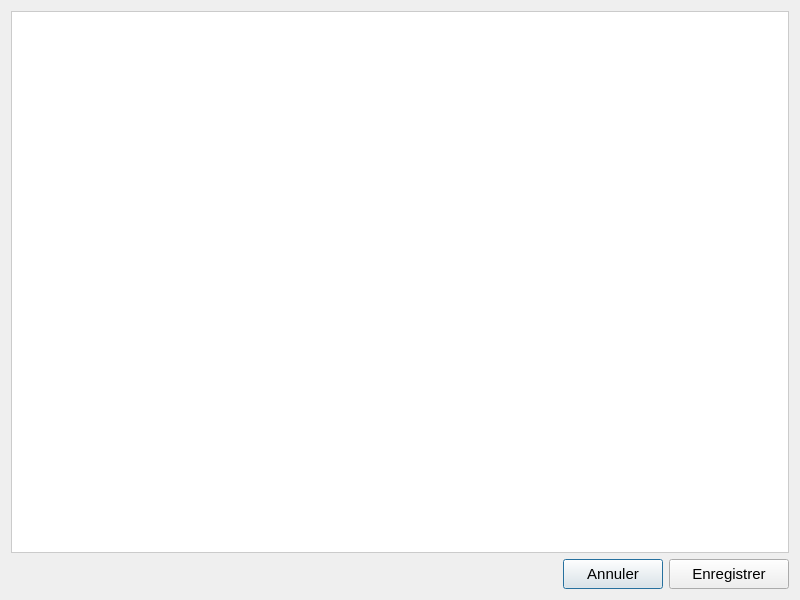
<?xml version="1.0" encoding="UTF-8"?>
<ui version="4.0">
 <class>Dialog</class>
 <widget class="QDialog" name="Dialog">
  <property name="geometry">
   <rect>
    <x>0</x>
    <y>0</y>
    <width>800</width>
    <height>600</height>
   </rect>
  </property>
  <property name="windowTitle">
   <string>Visualisation du Graphique</string>
  </property>
  <layout class="QVBoxLayout" name="verticalLayout">
   <item>
    <widget class="QWidget" name="widGraphique" native="true">
     <property name="sizePolicy">
      <sizepolicy hsizetype="Expanding" vsizetype="Expanding">
       <horstretch>0</horstretch>
       <verstretch>0</verstretch>
      </sizepolicy>
     </property>
     <property name="font">
      <font>
       <pointsize>11</pointsize>
      </font>
     </property>
     <property name="styleSheet">
      <string notr="true">background-color: white; border: 1px solid #cbcbcb;</string>
     </property>
    </widget>
   </item>
   <item>
    <layout class="QHBoxLayout" name="HLActions">
     <item>
      <spacer name="horizontalSpacer">
       <property name="orientation">
        <enum>Qt::Horizontal</enum>
       </property>
       <property name="sizeHint" stdset="0">
        <size>
         <width>40</width>
         <height>20</height>
        </size>
       </property>
      </spacer>
     </item>
     <item>
      <widget class="QPushButton" name="btnAnnuler">
       <property name="minimumSize">
        <size>
         <width>100</width>
         <height>30</height>
        </size>
       </property>
       <property name="font">
        <font>
         <pointsize>11</pointsize>
        </font>
       </property>
       <property name="text">
        <string>Annuler</string>
       </property>
      </widget>
     </item>
     <item>
      <widget class="QPushButton" name="btnEnregistrer">
       <property name="minimumSize">
        <size>
         <width>120</width>
         <height>30</height>
        </size>
       </property>
       <property name="font">
        <font>
         <pointsize>11</pointsize>
         <weight>50</weight>
         <bold>false</bold>
        </font>
       </property>
       <property name="text">
        <string>Enregistrer</string>
       </property>
      </widget>
     </item>
    </layout>
   </item>
  </layout>
 </widget>
 <resources/>
 <connections/>
</ui>
